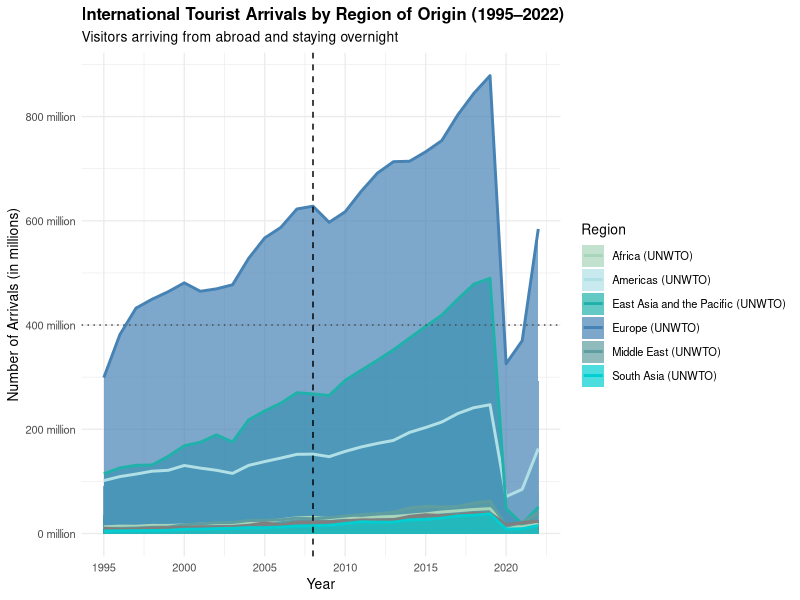
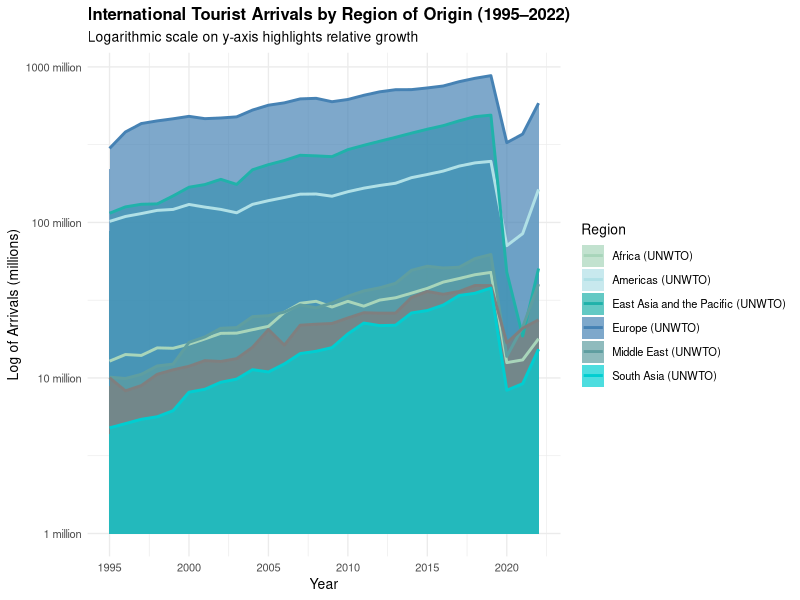

These figures' R source, in order:
## ---- chunk 1
getwd()
## ---- chunk 2
# Loading CSV
data <- read.csv("international-tourist-arrivals-by-region-of-origin.csv")

# Preview data
head(data)
## ---- chunk 3
str(data)
## ---- chunk 4
library(dplyr)
glimpse(data)
## ---- chunk 5
# Summarizing data
summary(data)
## ---- chunk 6
# Missing data
colSums(is.na(data))
## ---- chunk 7
# Getting distinct values of categorical column i.e. Entity
unique(data$Entity)
length(unique(data$Entity))
## ---- chunk 8
dim(data)      # rows and columns
nrow(data)     # number of rows
ncol(data)     # number of columns
## ---- chunk 9
# Keeping the original data intact, creating a cleaned copy

tourism_data <- data %>%
  select(-Code) %>%   # removing Code column
  rename(
    Region = Entity,
    Arrivals = International.tourist.arrivals.by.region.of.origin
  ) %>%  
  select(Year, Region, Arrivals)

# Checking the cleaned structure
glimpse(tourism_data)
## ---- chunk 10
# ---- Libraries ----
library(ggplot2)
library(dplyr)

# ---- Data prep ----
tourism_data <- tourism_data %>% mutate(Arrivals_millions = Arrivals / 1e6)

# ---- Custom palette (sea-green / blue shades) ----
my_colors <- c(
  "Africa (UNWTO)"                   = "#A8D5BA", 
  "Americas (UNWTO)"                 = "#B0E0E6", 
  "East Asia and the Pacific (UNWTO)"= "#20B2AA", 
  "Europe (UNWTO)"                   = "#4682B4", 
  "Middle East (UNWTO)"              = "#5F9EA0", 
  "South Asia (UNWTO)"               = "#00CED1"  
)

# ---- Plot ----
ggplot(tourism_data, aes(x = Year, y = Arrivals_millions)) +
  # shaded areas
  geom_area(aes(fill = Region), position = "identity", alpha = 0.7, color = NA) +
  # outlines
  geom_line(aes(color = Region), linewidth = 1) +
  
  # reference lines (abline equivalents)
  geom_hline(yintercept = 400, linetype = "dotted", color = "grey30") +   
  geom_vline(xintercept = 2008, linetype = "dashed", color = "black") +   
  
  # labels
  labs(
    title = "International Tourist Arrivals by Region of Origin (1995–2022)",
    subtitle = "Visitors arriving from abroad and staying overnight",
    x = "Year",
    y = "Number of Arrivals (in millions)",
    fill = "Region",
    color = "Region"
  ) +
  # scaling years and arrivals
  scale_x_continuous(
    breaks = seq(min(tourism_data$Year, na.rm = TRUE),
                 max(tourism_data$Year, na.rm = TRUE), 5)
  ) +
  scale_y_continuous(
    breaks = seq(0, max(tourism_data$Arrivals_millions, na.rm = TRUE), 200),
    labels = function(x) paste0(x, " million")
  ) +
  # custom palette
  scale_fill_manual(values = my_colors) +
  scale_color_manual(values = my_colors) +

  theme_minimal(base_size = 10) +
  theme(
    plot.title = element_text(face = "bold"),
    legend.position = "right",
    legend.box = "vertical"
  )
## ---- chunk 11
# Checking arrivals from all regions in 2010 for validation
tourism_data %>%
  filter(Year == 2010) %>%
  select(Region, Arrivals, Arrivals_millions)
## ---- chunk 12

ggplot(tourism_data, aes(x = Year, y = Arrivals_millions)) +
  geom_area(aes(fill = Region), position = "identity", alpha = 0.7, color = NA) +
  geom_line(aes(color = Region), linewidth = 1) +
  labs(
    title = "International Tourist Arrivals by Region of Origin (1995–2022)",
    subtitle = "Logarithmic scale on y-axis highlights relative growth",
    x = "Year",
    y = "Log of Arrivals (millions)",
    fill = "Region",
    color = "Region"
  ) +
  scale_x_continuous(
    breaks = seq(min(tourism_data$Year, na.rm = TRUE),
                 max(tourism_data$Year, na.rm = TRUE), 5)
  ) +
  scale_y_log10(  
    labels = function(x) paste0(x, " million")
  ) +
  scale_fill_manual(values = my_colors) +
  scale_color_manual(values = my_colors) +
  theme_minimal(base_size = 10) +
  theme(
    plot.title = element_text(face = "bold"),
    legend.position = "right",
    legend.box = "vertical"
  )
